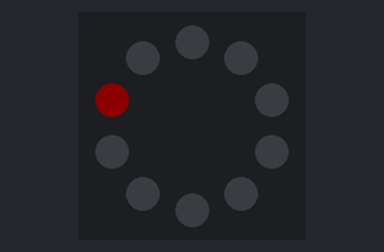
A program run on a simulated Circuit Playground running CircuitPython. On the bench: the board's ring of 10 RGB LEDs (number 0 left of the top, counting anticlockwise). Dim RGB values are drawn brighter than linear; what the program prints to the serial console is not drawn.

Above: at 0.1 s.
At 0.6 s:
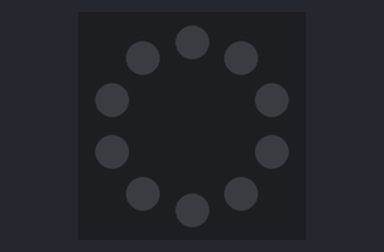

Measured:
- what the display in image 1 shows lasts 0.5 s, from 0.5 s to 1.0 s

The program:

code.py
```python
"""
Blink a neo-pixel.
Blocking.
"""

# libraries
import time
from adafruit_circuitplayground import cp

# globals
LIGHT_COLOR = ( 255, 0, 0 ) #( red, green, blue ) each 0-255
OFF = ( 0, 0, 0 )

# setup
cp.pixels.brightness = 0.05 # 0.0 to 1.0

print("blink neo")

# loop
while True:
    cp.pixels[ 1 ] = LIGHT_COLOR
    time.sleep( 0.5 )
    cp.pixels[ 1 ] = OFF
    time.sleep( 0.5 )
```
